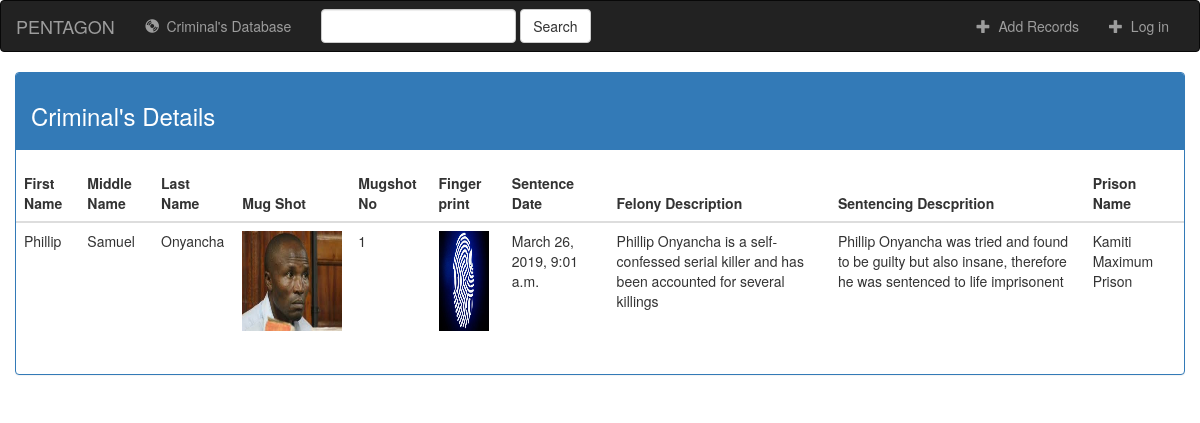
The page /1 on the database its author committed.
### judiciary/models.py (models this page shows, shortened)
class Criminal(models.Model):
    firstname = models.CharField(max_length=20)
    middlename = models.CharField(max_length=20)
    lastname = models.CharField(max_length=20)
    mugshot = models.FileField()
    mugshot_no = models.IntegerField()
    fingerprint = models.FileField()
    sentence_date = models.DateTimeField(default=timezone.now())
    felony_description = models.TextField()
    sentencing_description = models.TextField()
    prisonname = models.CharField(max_length=50)

### judiciary/views.py (the view)
# urls.py: path('<int:pk>', CriminalDetailView.as_view(), name='more'),
class CriminalDetailView(DetailView):
    model = Criminal
    template_name = 'judiciary/more.html'
    context_object_name = 'criminal'

### judiciary/templates/judiciary/more.html (shortened to what this page needs)
{% extends 'judiciary/base.html' %}
{% load crispy_forms_tags %}
{% block content %}
<link rel="stylesheet" href="https://maxcdn.bootstrapcdn.com/bootstrap/3.3.6/css/bootstrap.min.css"
      xmlns="http://www.w3.org/1999/html">
<div class="container-fluid">
    <div class="row">
        <div class="col-sm-12">
            <div class="panel panel-primary">
                <div class="panel-heading">
                    <h3 class="text-default">Criminal's Details</h3>
                </div>
                <div class="panel-body">
                    <form method="post" action="" enctype="multipart/form-data">
                         <div class="row">
                             <table class="table">
                                <thead><th>First Name</th><th>Middle Name</th><th>Last Name</th><th>Mug Shot</th><th>Mugshot No</th><th>Finger print</th><th>Sentence Date</th><th>Felony Description</th><th>Sentencing Descprition</th><th>Prison Name</th></thead>
                                <tbody>
                                          <tr>
                                            <td>{{ criminal.firstname }}</td>
                                            <td>{{ criminal.middlename }}</td>
                                            <td>{{ criminal.lastname}}</td>
                                            <td><img src="{{ criminal.mugshot.url }}" alt="" style="height: 100px; width: 100px"></td>
                                            <td>{{ criminal.mugshot_no }}</td>
                                            <td><img src="{{ criminal.fingerprint.url }}" alt="" style="height: 100px; width: 50px"></td>
                                            <td>{{ criminal.sentence_date }}</td>
                                            <td>{{ criminal.felony_description }}</td>
                                            <td>{{ criminal.sentencing_description}}</td>
                                            <td>{{ criminal.prisonname }}</td>
                                          </tr>
                                </tbody>
                             </table>
                         </div>
                    </form>
                </div>
            </div>
        </div>
    </div>
</div>
{% endblock %}

### rows shown on the page
Criminal: firstname "Phillip", middlename "Samuel", lastname "Onyancha", mugshot (picture), mugshot_no "1", fingerprint (picture), sentence_date "March 26, 2019, 9:01 a.m.", felony_description "Phillip Onyancha is a self-confessed serial killer and has been accounted for several killings", sentencing_description "Phillip Onyancha was tried and found to be guilty but also insane, therefore he was sentenced to life imprisonent", prisonname "Kamiti Maximum Prison"
